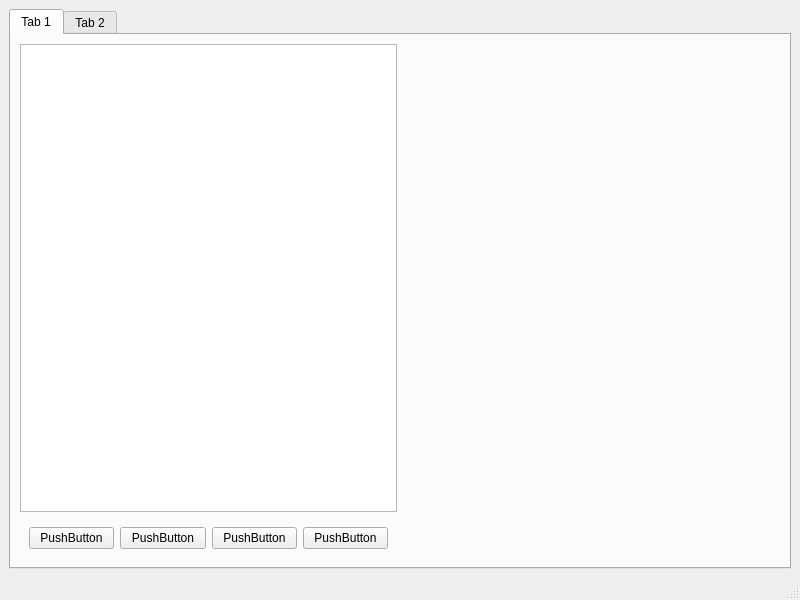
<?xml version="1.0" encoding="UTF-8"?>
<ui version="4.0">
 <class>MainWindow</class>
 <widget class="QMainWindow" name="MainWindow">
  <property name="geometry">
   <rect>
    <x>0</x>
    <y>0</y>
    <width>800</width>
    <height>600</height>
   </rect>
  </property>
  <property name="windowTitle">
   <string>PiScan Configurator</string>
  </property>
  <widget class="QWidget" name="centralwidget">
   <layout class="QVBoxLayout" name="verticalLayout_3">
    <item>
     <layout class="QVBoxLayout" name="verticalLayout">
      <item>
       <widget class="QTabWidget" name="tabWidget">
        <property name="currentIndex">
         <number>0</number>
        </property>
        <widget class="QWidget" name="tab">
         <attribute name="title">
          <string>Tab 1</string>
         </attribute>
         <layout class="QHBoxLayout" name="horizontalLayout">
          <item>
           <widget class="QWidget" name="widget" native="true">
            <layout class="QVBoxLayout" name="verticalLayout_2">
             <property name="leftMargin">
              <number>0</number>
             </property>
             <property name="topMargin">
              <number>0</number>
             </property>
             <property name="rightMargin">
              <number>0</number>
             </property>
             <property name="bottomMargin">
              <number>0</number>
             </property>
             <item>
              <widget class="QTreeView" name="treeView"/>
             </item>
             <item>
              <widget class="QWidget" name="widget_2" native="true">
               <layout class="QHBoxLayout" name="horizontalLayout_2">
                <item>
                 <widget class="QPushButton" name="pushButton">
                  <property name="text">
                   <string>PushButton</string>
                  </property>
                 </widget>
                </item>
                <item>
                 <widget class="QPushButton" name="pushButton_2">
                  <property name="text">
                   <string>PushButton</string>
                  </property>
                 </widget>
                </item>
                <item>
                 <widget class="QPushButton" name="pushButton_3">
                  <property name="text">
                   <string>PushButton</string>
                  </property>
                 </widget>
                </item>
                <item>
                 <widget class="QPushButton" name="pushButton_4">
                  <property name="text">
                   <string>PushButton</string>
                  </property>
                 </widget>
                </item>
               </layout>
              </widget>
             </item>
            </layout>
           </widget>
          </item>
          <item>
           <widget class="QStackedWidget" name="stackedWidget">
            <widget class="QWidget" name="page"/>
            <widget class="QWidget" name="page_2"/>
           </widget>
          </item>
         </layout>
        </widget>
        <widget class="QWidget" name="tab_2">
         <attribute name="title">
          <string>Tab 2</string>
         </attribute>
        </widget>
       </widget>
      </item>
     </layout>
    </item>
   </layout>
  </widget>
  <widget class="QMenuBar" name="menubar">
   <property name="geometry">
    <rect>
     <x>0</x>
     <y>0</y>
     <width>800</width>
     <height>21</height>
    </rect>
   </property>
  </widget>
  <widget class="QStatusBar" name="statusbar"/>
 </widget>
 <resources/>
 <connections/>
</ui>
